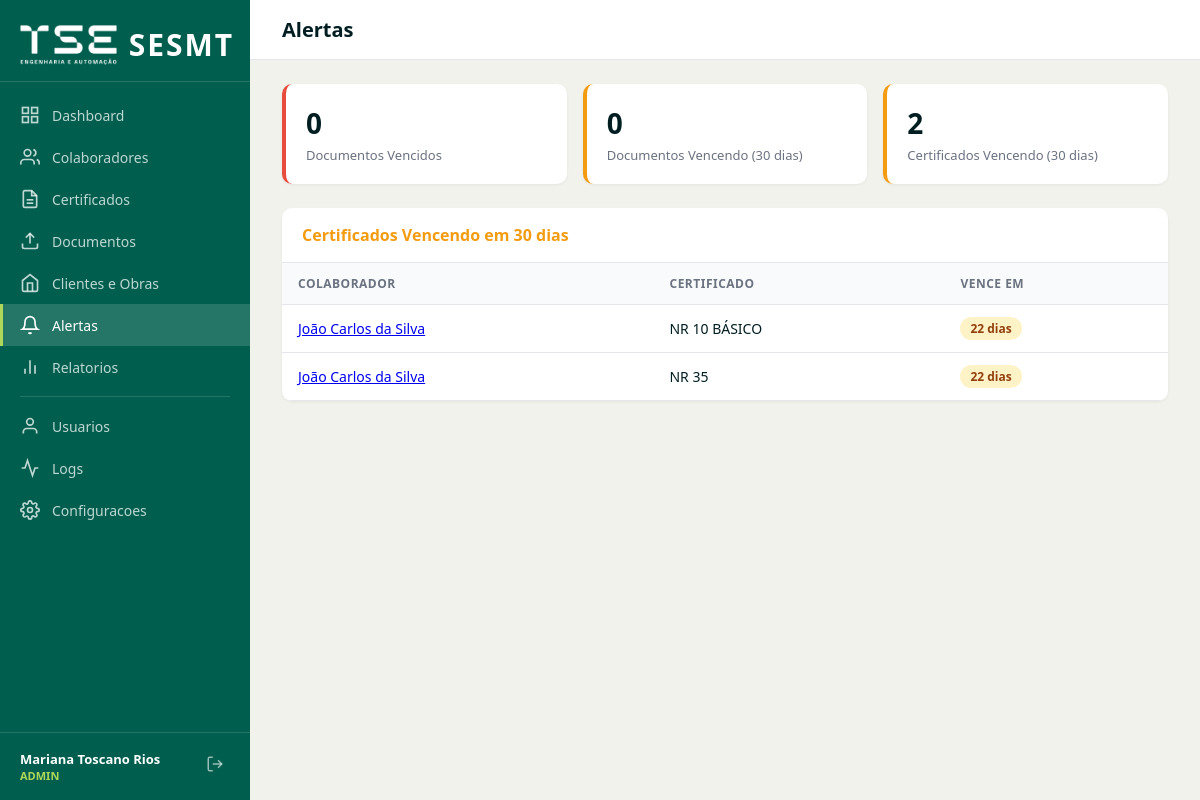
The app's page /alertas (signed in) with its own data.
### tables this page shows
CREATE TABLE IF NOT EXISTS certificados (
    id INT AUTO_INCREMENT PRIMARY KEY,
    colaborador_id INT NOT NULL,
    tipo_certificado_id INT NOT NULL,
    data_realizacao DATE NOT NULL,
    data_emissao DATE NOT NULL,
    data_validade DATE NOT NULL,
    status ENUM('vigente','vencido','proximo_vencimento') NOT NULL DEFAULT 'vigente',
    criado_por INT NULL,
    criado_em DATETIME NOT NULL DEFAULT CURRENT_TIMESTAMP,
    atualizado_em DATETIME NOT NULL DEFAULT CURRENT_TIMESTAMP ON UPDATE CURRENT_TIMESTAMP,
    FOREIGN KEY (colaborador_id) REFERENCES colaboradores(id) ON DELETE CASCADE,
    FOREIGN KEY (tipo_certificado_id) REFERENCES tipos_certificado(id) ON DELETE RESTRICT,
    FOREIGN KEY (criado_por) REFERENCES usuarios(id) ON DELETE SET NULL,
    INDEX idx_colaborador (colaborador_id),
    INDEX idx_tipo (tipo_certificado_id),
    INDEX idx_validade (data_validade),
    INDEX idx_status (status)
);

CREATE TABLE IF NOT EXISTS colaboradores (
    id INT AUTO_INCREMENT PRIMARY KEY,
    nome_completo VARCHAR(200) NOT NULL,
    cpf_encrypted VARCHAR(255) NULL,
    cpf_hash VARCHAR(64) NULL UNIQUE,
    data_nascimento DATE NULL,
    telefone VARCHAR(20) NULL,
    email VARCHAR(150) NULL,
    matricula VARCHAR(50) NULL,
    cargo VARCHAR(100) NULL,
    funcao VARCHAR(100) NULL,
    setor VARCHAR(100) NULL,
    cliente_id INT NULL,
    obra_id INT NULL,
    data_admissao DATE NULL,
    data_demissao DATE NULL,
    status ENUM('ativo','inativo','afastado') NOT NULL DEFAULT 'ativo',
    unidade VARCHAR(100) NULL,
    criado_em DATETIME NOT NULL DEFAULT CURRENT_TIMESTAMP,
    atualizado_em DATETIME NOT NULL DEFAULT CURRENT_TIMESTAMP ON UPDATE CURRENT_TIMESTAMP,
    FOREIGN KEY (cliente_id) REFERENCES clientes(id) ON DELETE SET NULL,
    FOREIGN KEY (obra_id) REFERENCES obras(id) ON DELETE SET NULL,
    INDEX idx_nome (nome_completo),
    INDEX idx_status (status),
    INDEX idx_cliente (cliente_id),
    INDEX idx_obra (obra_id),
    INDEX idx_cpf_hash (cpf_hash)
);

CREATE TABLE IF NOT EXISTS tipos_certificado (
    id INT AUTO_INCREMENT PRIMARY KEY,
    codigo VARCHAR(50) NOT NULL UNIQUE,
    titulo VARCHAR(500) NOT NULL,
    duracao VARCHAR(20) NOT NULL DEFAULT '8h',
    validade_meses INT NOT NULL DEFAULT 12,
    tem_anuencia TINYINT(1) NOT NULL DEFAULT 0,
    tem_diego TINYINT(1) NOT NULL DEFAULT 0,
    conteudo_no_verso TINYINT(1) NOT NULL DEFAULT 0,
    conteudo_programatico TEXT NULL,
    ativo TINYINT(1) NOT NULL DEFAULT 1,
    criado_em DATETIME NOT NULL DEFAULT CURRENT_TIMESTAMP,
    atualizado_em DATETIME NOT NULL DEFAULT CURRENT_TIMESTAMP ON UPDATE CURRENT_TIMESTAMP,
    INDEX idx_codigo (codigo)
);

### app/Core/Controller.php (called while the page is built, shortened)
<?php
class Controller
{
    protected function view(string $view, array $data = [], string $layout = 'app'): void
    {
        View::render($view, $data, $layout);
    }
}

### app/Controllers/AlertaController.php (called while the page is built, shortened)
<?php
class AlertaController extends Controller
{
    public function index(): void
    {
        $docModel = new Documento();
        $certModel = new Certificado();
        $this->view('alertas/index', [
            'docs_vencidos'    => $docModel->getExpired(50),
            'docs_expiring'    => $docModel->getExpiring(30, 50),
            'certs_expiring'   => $certModel->getExpiring(30, 50),
            'pageTitle'        => 'Alertas',
        ]);
    }
}

### public/index.php (called while the page is built, shortened)
<?php
$router = new \App\Core\Router();
$router->get('/login', ['AuthController', 'loginForm']);
$router->post('/login', ['AuthController', 'login']);
$router->get('/logout', ['AuthController', 'logout']);
$router->get('/', ['DashboardController', 'index'], ['AuthMiddleware']);
$router->get('/dashboard', ['DashboardController', 'index'], ['AuthMiddleware']);
$router->get('/colaboradores', ['ColaboradorController', 'index'], ['AuthMiddleware']);
$router->get('/colaboradores/novo', ['ColaboradorController', 'create'], ['AuthMiddleware']);
$router->post('/colaboradores/salvar', ['ColaboradorController', 'store'], ['AuthMiddleware', 'CsrfMiddleware']);
$router->get('/colaboradores/{id}', ['ColaboradorController', 'show'], ['AuthMiddleware']);
$router->get('/colaboradores/{id}/download-zip', ['ColaboradorController', 'downloadZip'], ['AuthMiddleware']);
$router->get('/colaboradores/{id}/editar', ['ColaboradorController', 'edit'], ['AuthMiddleware']);
$router->post('/colaboradores/{id}/atualizar', ['ColaboradorController', 'update'], ['AuthMiddleware', 'CsrfMiddleware']);
$router->post('/colaboradores/{id}/excluir', ['ColaboradorController', 'destroy'], ['AuthMiddleware', 'CsrfMiddleware']);
$router->get('/certificados', ['CertificadoController', 'index'], ['AuthMiddleware']);
$router->get('/certificados/emitir/{colaboradorId}', ['CertificadoController', 'emitir'], ['AuthMiddleware']);
$router->post('/certificados/salvar', ['CertificadoController', 'store'], ['AuthMiddleware', 'CsrfMiddleware']);
$router->get('/certificados/preview/{id}', ['CertificadoController', 'preview'], ['AuthMiddleware']);
$router->get('/certificados/dados/{colaboradorId}', ['CertificadoController', 'dadosJson'], ['AuthMiddleware']);
$router->get('/documentos', ['DocumentoController', 'index'], ['AuthMiddleware']);
$router->get('/documentos/upload/{colaboradorId}', ['DocumentoController', 'uploadForm'], ['AuthMiddleware']);
$router->post('/documentos/upload', ['DocumentoController', 'upload'], ['AuthMiddleware', 'CsrfMiddleware']);
$router->get('/documentos/download/{id}', ['DocumentoController', 'download'], ['AuthMiddleware']);
$router->get('/documentos/visualizar/{id}', ['DocumentoController', 'visualizar'], ['AuthMiddleware']);
$router->get('/documentos/{id}', ['DocumentoController', 'show'], ['AuthMiddleware']);
$router->post('/documentos/{id}/excluir', ['DocumentoController', 'destroy'], ['AuthMiddleware', 'CsrfMiddleware']);
$router->get('/exportar/colaboradores', ['ExportController', 'colaboradores'], ['AuthMiddleware']);
$router->get('/exportar/documentos', ['ExportController', 'documentos'], ['AuthMiddleware']);
$router->get('/exportar/certificados', ['ExportController', 'certificados'], ['AuthMiddleware']);
$router->get('/clientes', ['ClienteController', 'index'], ['AuthMiddleware']);
$router->get('/clientes/novo', ['ClienteController', 'create'], ['AuthMiddleware']);
$router->post('/clientes/salvar', ['ClienteController', 'store'], ['AuthMiddleware', 'CsrfMiddleware']);
$router->get('/clientes/{id}', ['ClienteController', 'show'], ['AuthMiddleware']);
$router->get('/clientes/{id}/editar', ['ClienteController', 'edit'], ['AuthMiddleware']);
$router->post('/clientes/{id}/atualizar', ['ClienteController', 'update'], ['AuthMiddleware', 'CsrfMiddleware']);
$router->post('/clientes/{id}/requisitos', ['ClienteController', 'addRequisito'], ['AuthMiddleware', 'CsrfMiddleware']);
$router->post('/clientes/{id}/requisitos/{reqId}/excluir', ['ClienteController', 'removeRequisito'], ['AuthMiddleware', 'CsrfMiddleware']);
$router->get('/obras/novo/{clienteId}', ['ObraController', 'create'], ['AuthMiddleware']);
$router->post('/obras/salvar', ['ObraController', 'store'], ['AuthMiddleware', 'CsrfMiddleware']);
$router->get('/obras/{id}/editar', ['ObraController', 'edit'], ['AuthMiddleware']);
$router->post('/obras/{id}/atualizar', ['ObraController', 'update'], ['AuthMiddleware', 'CsrfMiddleware']);
$router->get('/alertas', ['AlertaController', 'index'], ['AuthMiddleware']);
$router->get('/relatorios', ['RelatorioController', 'index'], ['AuthMiddleware']);
$router->get('/relatorios/colaborador/{id}', ['RelatorioController', 'porColaborador'], ['AuthMiddleware']);
$router->get('/relatorios/cliente/{id}', ['RelatorioController', 'porCliente'], ['AuthMiddleware']);
$router->get('/logs', ['LogController', 'index'], ['AuthMiddleware']);
$router->get('/logs/exportar', ['LogController', 'exportar'], ['AuthMiddleware']);
$router->get('/usuarios', ['UsuarioController', 'index'], ['AuthMiddleware']);
$router->post('/usuarios/salvar', ['UsuarioController', 'store'], ['AuthMiddleware', 'CsrfMiddleware']);
$router->post('/usuarios/{id}/resetar', ['UsuarioController', 'resetPassword'], ['AuthMiddleware', 'CsrfMiddleware']);
$router->post('/usuarios/{id}/excluir', ['UsuarioController', 'destroy'], ['AuthMiddleware', 'CsrfMiddleware']);
$router->get('/configuracoes', ['ConfigController', 'index'], ['AuthMiddleware']);
$router->post('/configuracoes/salvar', ['ConfigController', 'save'], ['AuthMiddleware', 'CsrfMiddleware']);
$router->get('/api/tipos-certificado', ['CertificadoController', 'tiposJson']);
$router->dispatch();

### app/Core/Model.php (called while the page is built, shortened)
<?php
abstract class Model
{
    public function __construct()
    {
        $this->db = Database::getInstance();
    }
}

### app/Core/Database.php (called while the page is built, shortened)
<?php
class Database
{
    private static ?PDO $instance = null;
    public static function getInstance(): PDO
    {
        if (self::$instance === null) {
            $config = require dirname(__DIR__) . '/config/database.php';
            $dsn = sprintf(
                'mysql:host=%s;port=%s;dbname=%s;charset=%s',
                $config['host'],
                $config['port'],
                $config['name'],
                $config['charset']
            );
            try {
                self::$instance = new PDO($dsn, $config['user'], $config['password'], [
                    PDO::ATTR_ERRMODE            => PDO::ERRMODE_EXCEPTION,
                    PDO::ATTR_DEFAULT_FETCH_MODE => PDO::FETCH_ASSOC,
                    PDO::ATTR_EMULATE_PREPARES   => false,
                    PDO::MYSQL_ATTR_INIT_COMMAND => "SET NAMES utf8mb4 COLLATE utf8mb4_unicode_ci",
                ]);
            } catch (PDOException $e) {
                if (($_ENV['APP_DEBUG'] ?? false)) {
                    throw $e;
                }
                http_response_code(500);
                die('Erro de conexao com o banco de dados.');
            }
        }
        return self::$instance;
    }
}

### app/Models/Certificado.php (called while the page is built, shortened)
<?php
class Certificado extends Model
{
    public function getExpiring(int $days = 30, int $limit = 20): array
    {
        $stmt = $this->db->prepare(
            "SELECT cert.*, c.nome_completo, tc.codigo, tc.titulo,
                    DATEDIFF(cert.data_validade, CURDATE()) as dias_restantes
             FROM certificados cert
             JOIN colaboradores c ON cert.colaborador_id = c.id
             JOIN tipos_certificado tc ON cert.tipo_certificado_id = tc.id
             WHERE cert.status IN ('vigente','proximo_vencimento')
               AND cert.data_validade <= DATE_ADD(CURDATE(), INTERVAL :days DAY)
               AND cert.data_validade >= CURDATE()
             ORDER BY cert.data_validade ASC
             LIMIT :lim"
        );
        $stmt->bindValue('days', $days, \PDO::PARAM_INT);
        $stmt->bindValue('lim', $limit, \PDO::PARAM_INT);
        $stmt->execute();
        return $stmt->fetchAll();
    }
}

### app/Views/alertas/index.php (the view, shortened to what this page needs)
<div class="cards-row">
    <div class="card-stat danger">
        <div class="card-stat-value"><?= count($docs_vencidos) ?></div>
        <div class="card-stat-label">Documentos Vencidos</div>
    </div>
    <div class="card-stat warning">
        <div class="card-stat-value"><?= count($docs_expiring) ?></div>
        <div class="card-stat-label">Documentos Vencendo (30 dias)</div>
    </div>
    <div class="card-stat warning">
        <div class="card-stat-value"><?= count($certs_expiring) ?></div>
        <div class="card-stat-label">Certificados Vencendo (30 dias)</div>
    </div>
</div>
<?php if (!empty($certs_expiring)): ?>
<div class="table-container">
    <div class="table-header">
        <span class="table-title" style="color:var(--c-warning);">Certificados Vencendo em 30 dias</span>
    </div>
    <table>
        <thead><tr><th>Colaborador</th><th>Certificado</th><th>Vence em</th></tr></thead>
        <tbody>
        <?php foreach ($certs_expiring as $c): ?>
        <tr>
            <td><a href="/colaboradores/<?= $c['colaborador_id'] ?>"><?= htmlspecialchars($c['nome_completo']) ?></a></td>
            <td><?= htmlspecialchars($c['codigo']) ?></td>
            <td><span class="badge badge-proximo"><?= $c['dias_restantes'] ?> dias</span></td>
        </tr>
        <?php endforeach; ?>
        </tbody>
    </table>
</div>
<?php endif; ?>

### app/Core/Router.php (shortened to what this page needs)
<?php
class Router
{
    private array $routes = [];
    private function addRoute(string $method, string $path, array $handler, array $middleware): void
    {
        $pattern = preg_replace('/\{(\w+)\}/', '(?P<$1>[^/]+)', $path);
        $pattern = '#^' . $pattern . '$#';
        $this->routes[] = [
            'method'     => $method,
            'pattern'    => $pattern,
            'handler'    => $handler,
            'middleware'  => $middleware,
        ];
    }
    public function dispatch(): void
    {
        $method = $_SERVER['REQUEST_METHOD'];
        $uri = parse_url($_SERVER['REQUEST_URI'], PHP_URL_PATH);
        $uri = rtrim($uri, '/') ?: '/';
        foreach ($this->routes as $route) {
            if ($route['method'] !== $method) {
                continue;
            }
            if (preg_match($route['pattern'], $uri, $matches)) {
                $params = array_filter($matches, 'is_string', ARRAY_FILTER_USE_KEY);
                [$controllerName, $action] = $route['handler'];
                $controller = new $controllerClass();
                call_user_func_array([$controller, $action], array_values($params));
                return;
            }
        }
    }
}

### public/assets/css/style.css (style rules this page uses)
:root { --c-primary: #005e4e; --c-bg: #f2f2ed; --c-text: #001e21; --c-accent: #00b279; --c-ok: #afd85a; --c-link: #00bbcd; --c-danger: #e74c3c; --c-warning: #f39c12; --c-white: #ffffff; --c-gray: #6b7280; --c-border: #e5e7eb; --sidebar-w: 250px; }
* { margin: 0; padding: 0; box-sizing: border-box; }
body { font-family: 'Segoe UI', Arial, sans-serif; background: var(--c-bg); color: var(--c-text); display: flex; min-height: 100vh; }
.cards-row { display: grid; grid-template-columns: repeat(auto-fit, minmax(220px, 1fr)); gap: 16px; margin-bottom: 24px; }
.card-stat { background: var(--c-white); border-radius: 10px; padding: 20px; box-shadow: 0 1px 3px rgba(0,0,0,0.06); border-left: 4px solid var(--c-accent); }
.card-stat.danger { border-left-color: var(--c-danger); }
.card-stat.warning { border-left-color: var(--c-warning); }
.card-stat-value { font-size: 28px; font-weight: 700; color: var(--c-text); }
.card-stat-label { font-size: 13px; color: var(--c-gray); margin-top: 4px; }
.table-container { background: var(--c-white); border-radius: 10px; box-shadow: 0 1px 3px rgba(0,0,0,0.06); overflow: hidden; margin-bottom: 24px; }
.table-header { padding: 16px 20px; border-bottom: 1px solid var(--c-border); display: flex; justify-content: space-between; align-items: center; flex-wrap: wrap; gap: 12px; }
.table-title { font-size: 16px; font-weight: 600; }
table { width: 100%; border-collapse: collapse; }
th { background: #f9fafb; padding: 12px 16px; text-align: left; font-size: 12px; font-weight: 600; color: var(--c-gray); text-transform: uppercase; letter-spacing: 0.5px; border-bottom: 1px solid var(--c-border); }
td { padding: 12px 16px; font-size: 14px; border-bottom: 1px solid var(--c-border); vertical-align: middle; }
.badge { display: inline-block; padding: 3px 10px; border-radius: 12px; font-size: 12px; font-weight: 600; }
.badge-proximo, .badge-proximo_vencimento { background: #fef3c7; color: #92400e; }

### records on screen
certificados: colaborador.nome_completo "João Carlos da Silva", tipo_certificado.codigo "NR 10 BÁSICO", dias_restantes "22"
certificados: colaborador.nome_completo "João Carlos da Silva", tipo_certificado.codigo "NR 35", dias_restantes "22"
